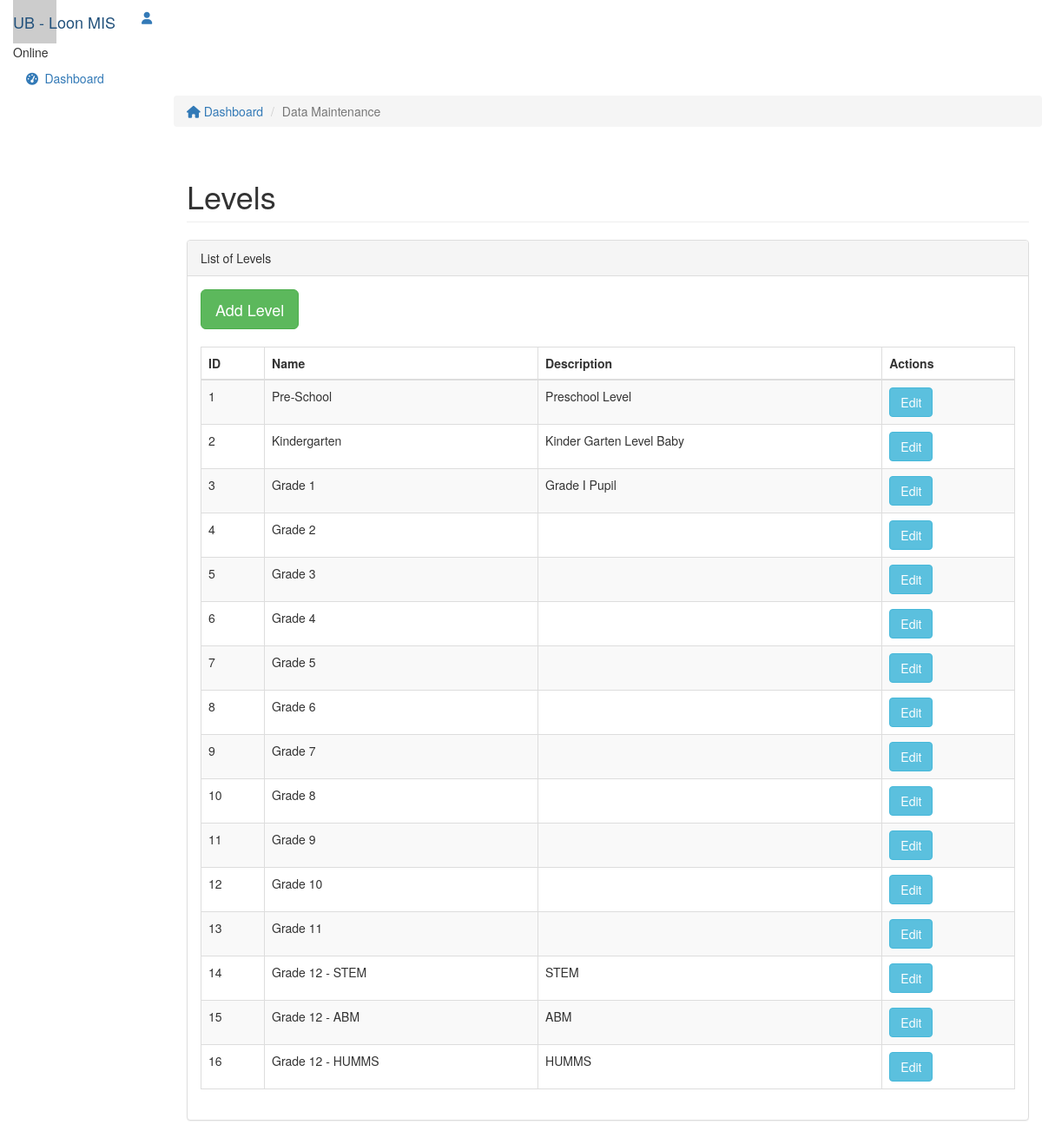
The app's page /index.php/level, older data.
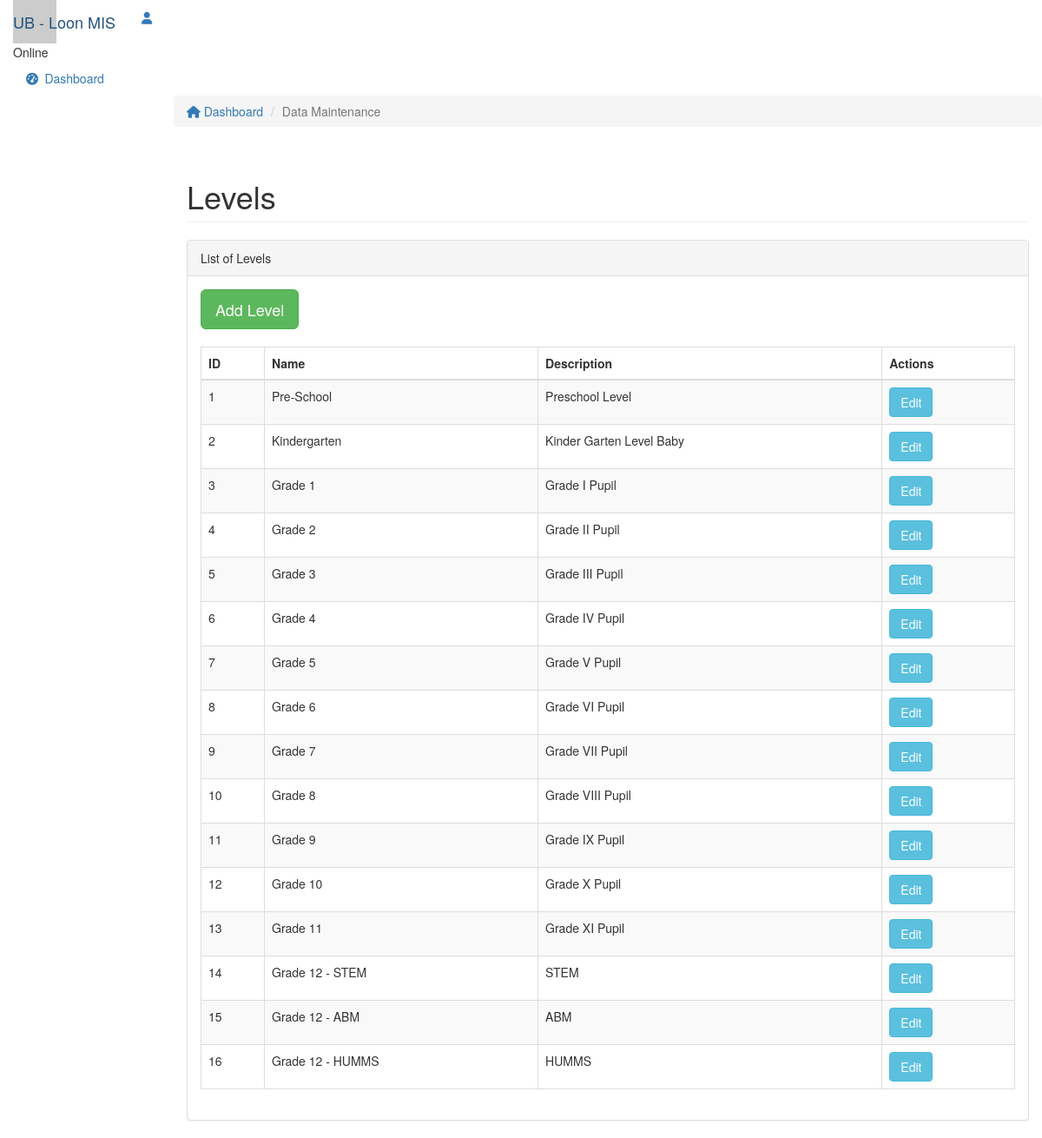
The same page, newer data.
### tables this page shows
CREATE TABLE `levels` (
  `levels_id` int(11) NOT NULL,
  `name` varchar(100) NOT NULL,
  `description` varchar(100) DEFAULT NULL
);

### application/views/layouts/main.php (called while the page is built, shortened)
<?php
$this->load->view('parts/header');
$this->load->view($_view);
?>

### application/controllers/Level.php (called while the page is built, shortened)
<?php
class Level extends CI_Controller{
    function __construct()
    {
        $this->load->model('Level_model');
    }
    function index()
    {
        $data['levels'] = $this->Level_model->get_all_levels();
        $data['page_title'] = 'Levels';
        $data['_view'] = 'level/index';
        $this->load->view('layouts/main',$data);
    }
}

### index.php (called while the page is built, shortened)
<?php
require_once BASEPATH.'core/CodeIgniter.php';

### application/models/Level_model.php (called while the page is built, shortened)
<?php
class Level_model extends CI_Model
{
    function get_all_levels()
    {
        $this->db->order_by('levels_id', 'ASC');
        return $this->db->get('levels')->result_array();
    }
}

### application/views/level/index.php (the view, shortened to what this page needs)
<div class="col-sm-9 col-sm-offset-3 col-lg-10 col-lg-offset-2 main">
		<div class="row">
			<ol class="breadcrumb">
				<li><a href="#">
					<em class="fa fa-home"></em> Dashboard
				</a></li>
				<li class="active">Data Maintenance</li>
			</ol>
		</div>
		<div class="row">
			<div class="col-lg-12">
				<h1 class="page-header">Levels</h1>
			</div>
		</div>
		<div class="row">
			<div class="col-lg-12">
				<div class="panel panel-default">
					<div class="panel-heading">List of Levels</div>
					<div class="panel-body">
						<div class="table-responsive">
							<div>
								<a href="<?php echo site_url('level/add'); ?>" class="btn btn-success btn-lg">Add Level</a>
							</div>
							<br>
								<table class="table table-striped table-bordered table-level-list">
									<thead>
								    <tr>
										<th>ID</th>
										<th>Name</th>
										<th>Description</th>
										<th>Actions</th>
								    </tr>
								</thead>
								<tbody>
									<?php foreach($levels as $l){ ?>
								    <tr>
										<td><?php echo $l['levels_id']; ?></td>
										<td><?php echo $l['name']; ?></td>
										<td><?php echo $l['description']; ?></td>
										<td>
								            <a href="<?php echo site_url('level/edit/'.$l['levels_id']); ?>" class="btn btn-info btn-md">Edit</a>
								        </td>
								    </tr>
									<?php } ?>
									</tbody>
								</table>
							</div>
						</div>
					</div>
				</div>
			</div>
	</div>

Row changes from the older to the newer data that the page shows:
changed levels "Grade 2": description (not shown) → "Grade II Pupil"
changed levels "Grade 3": description (not shown) → "Grade III Pupil"
changed levels "Grade 4": description (not shown) → "Grade IV Pupil"
changed levels "Grade 5": description (not shown) → "Grade V Pupil"
changed levels "Grade 6": description (not shown) → "Grade VI Pupil"
changed levels "Grade 7": description (not shown) → "Grade VII Pupil"
changed levels "Grade 8": description (not shown) → "Grade VIII Pupil"
changed levels "Grade 9": description (not shown) → "Grade IX Pupil"
changed levels "Grade 10": description (not shown) → "Grade X Pupil"
changed levels "Grade 11": description (not shown) → "Grade XI Pupil"
